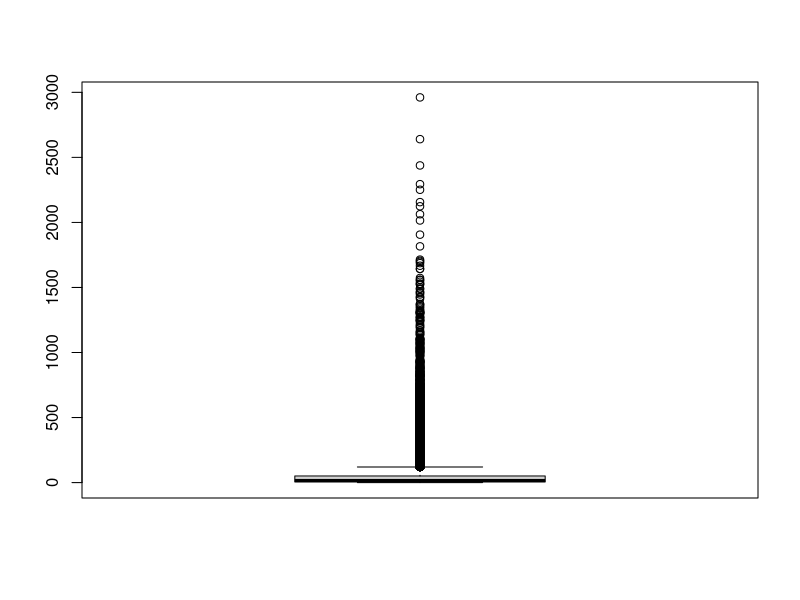
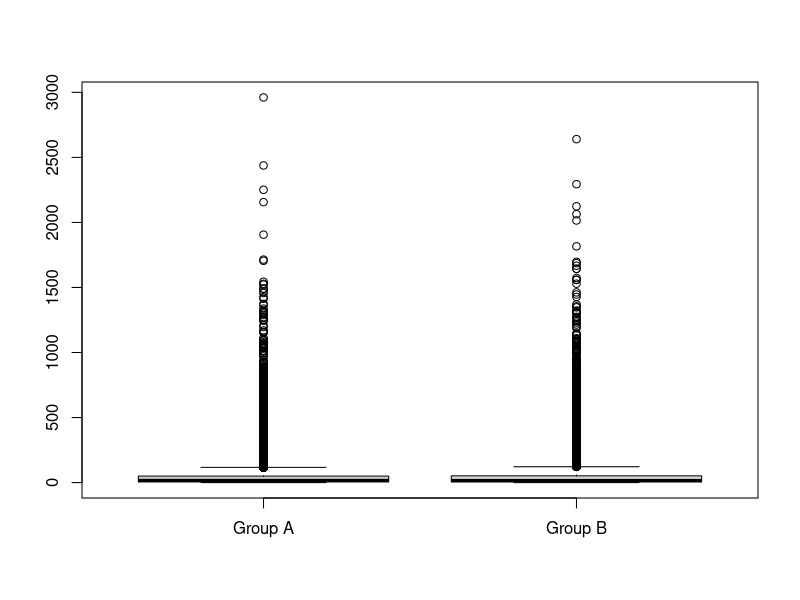
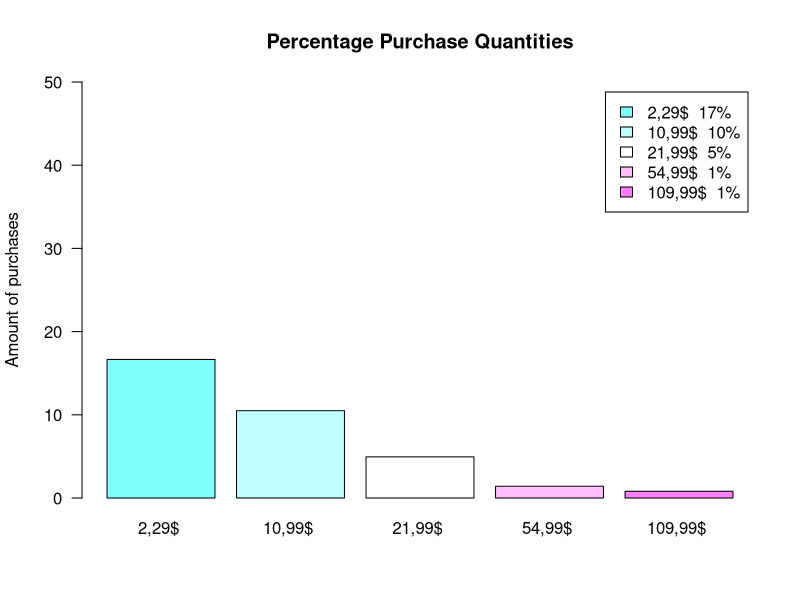
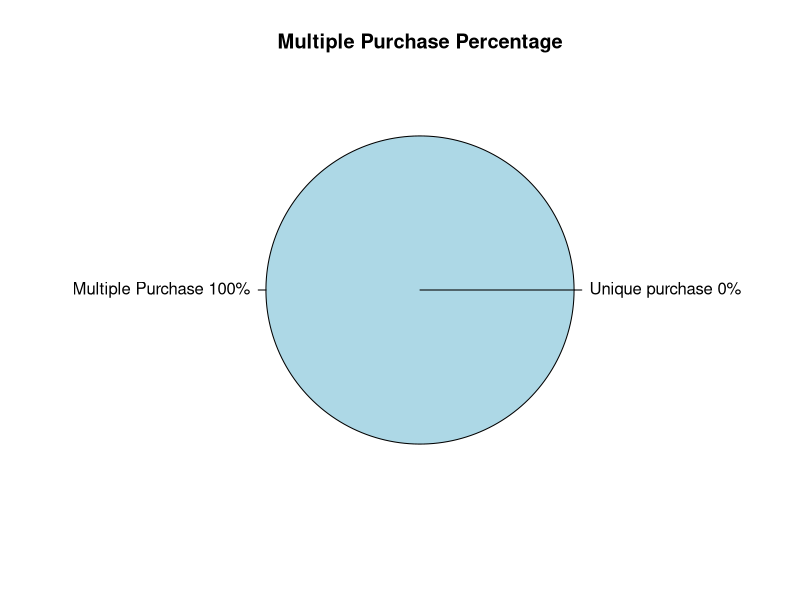
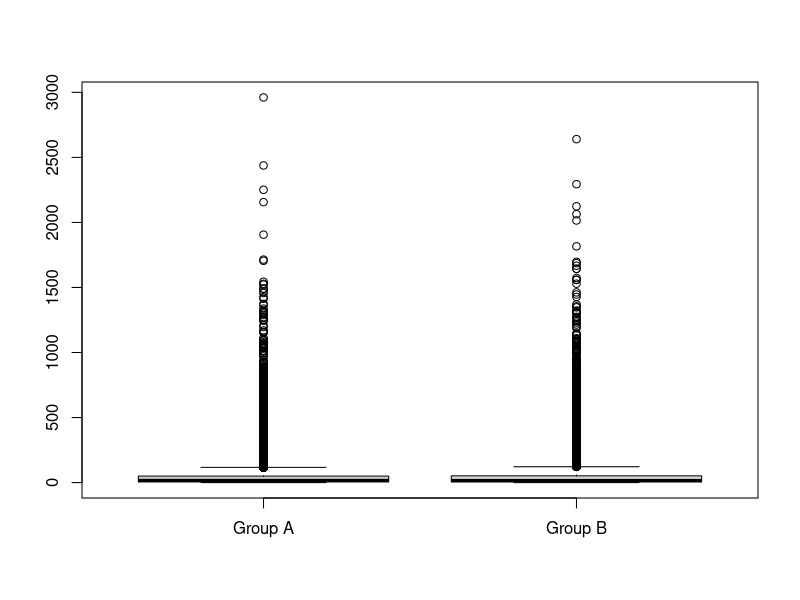
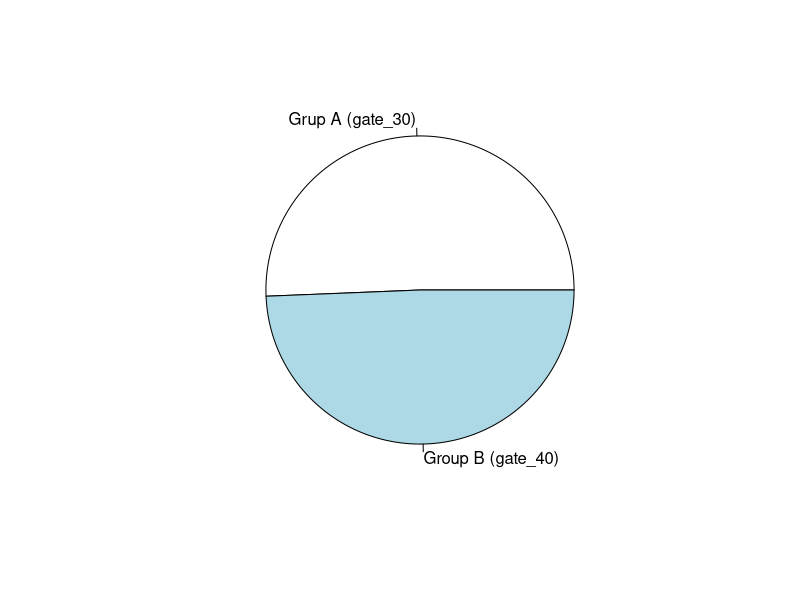
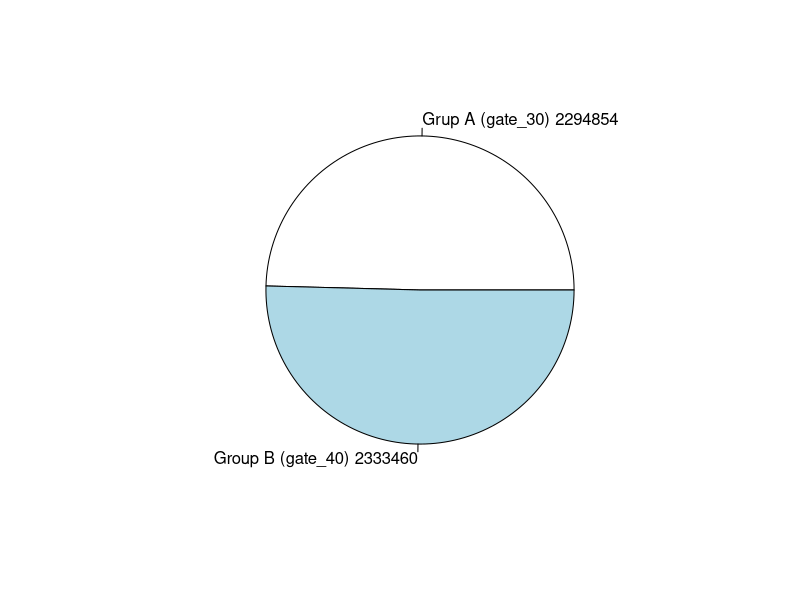
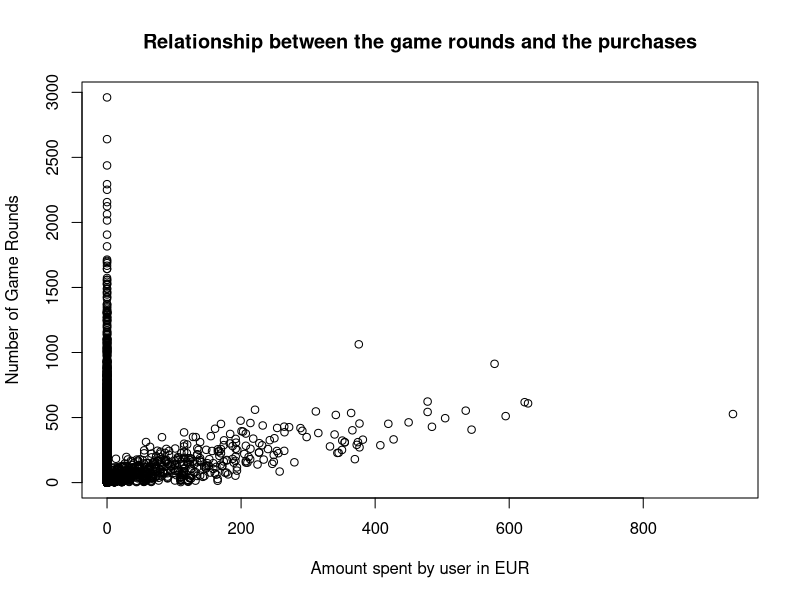

Here is the R script that generated these plots, in order:
## ---- chunk 1
knitr::opts_chunk$set(echo = TRUE)
## ---- chunk 2
  DS <- read.csv("cookie_cats_ABtest.csv", sep = ",")
  PR <- read.csv("cookie_cats_purch.csv", sep = ",")
  
  str(DS)
  str(PR)
## ---- chunk 3
  naUserid <- which(is.na(DS$userid)) ; naUserid
  DS <- DS[-naUserid, ]
## ---- chunk 4
  table(DS$retention_1)
  DS$retention_1[DS$retention_1 == "false "] = FALSE
  DS$retention_1[DS$retention_1 == "  true "] = TRUE
  table(DS$retention_1)
## ---- chunk 5
  DS <- DS[-which.max(DS$sum_gamerounds), ]
## ---- chunk 6
  inexistentValues <- which((PR$id %in% DS$userid) == FALSE) ; inexistentValues
  PR <- PR[-inexistentValues, ]
  which((PR$id %in% DS$userid) == FALSE)
## ---- chunk 7
  naPurch <- which(is.na(PR$purch)) ; naPurch
  PR <- PR[-naPurch, ]
## ---- chunk 8
  PR['purch'] <-  as.numeric(gsub("[a-zA-Z]","", PR$purch))
## ---- chunk 9
  PR$purch[PR$purch < 0] <- -(PR$purch[PR$purch < 0])
  unique(PR$purch)
## ---- chunk 10
  library(dplyr)

  PR.different.purch <- PR
  PR <- PR %>% group_by(id) %>%
  summarise(purch=sum(purch)) %>%
  as.data.frame()
## ---- chunk 11
  library(dplyr)
  merge.all <-merge(DS,PR,by.x="userid",by.y="id", all = TRUE)
  merge.all$purch[is.na(merge.all$purch)] <- 0
  
  merge.purch = merge(DS,PR,by.x="userid",by.y="id")
## ---- chunk 12
  nrow(DS)
## ---- chunk 13
  table(DS$version)
## ---- chunk 14
  boxplot(DS$sum_gamerounds)
  groupA <- DS$sum_gamerounds[DS$version == "gate_30"]
  groupB <- DS$sum_gamerounds[DS$version == "gate_40"]
  boxplot(groupA, groupB, names = c("Group A", "Group B"))
## ---- chunk 15
  activeUsersDay1 <- sum(DS$retention_1 == TRUE)
  totalUsers <- nrow(DS)
  percentageRetentionDay1 <- activeUsersDay1 * 100 / totalUsers
  paste(as.character(round(percentageRetentionDay1, 3)),"%")
## ---- chunk 16
  activeUsersDay7 <- sum(DS$retention_1 == TRUE & DS$retention_7 == TRUE)
  percentageRetentionDay7 <- activeUsersDay7 * 100 / totalUsers
  paste(as.character(round(percentageRetentionDay7, 3)),"%")
## ---- chunk 17
  non.playing.users <- sum(DS$retention_1 == FALSE & DS$retention_7 == FALSE) ; non.playing.users
## ---- chunk 18
  percentageNonPlayingUsers <- non.playing.users * 100 / totalUsers
  paste(as.character(round(percentageNonPlayingUsers, 2)),"%")
## ---- chunk 19
  num.users.DS <- nrow(DS)
  num.users.PR <- nrow(PR)

  purch.2.29 <- sum(length(PR$purch[PR$purch == "2.29"])) * 100 / num.users.PR 
  purch.10.99 <- sum(length(PR$purch[PR$purch == "10.99"])) * 100 / num.users.PR
  purch.21.99 <- sum(length(PR$purch[PR$purch == "21.99"])) * 100 / num.users.PR
  purch.54.99 <- sum(length(PR$purch[PR$purch == "54.99"])) * 100 / num.users.PR
  purch.109.99 <- sum(length(PR$purch[PR$purch == "109.99"])) * 100 / num.users.PR
  
  purch.quantities <- c(purch.2.29, purch.10.99, purch.21.99, purch.54.99, purch.109.99)
  
  myLables <- c("2,29$ ", "10,99$ ", "21,99$ ", "54,99$ ", "109,99$ ")
  myLables2 <- paste(round(purch.quantities),"%", sep = "")
  myLables2
  myLables3 <- paste(myLables, myLables2)
  
  barplot(purch.quantities, names = myLables, col = cm.colors(length(purch.quantities)), legend.text = myLables3, ylim = c(0, 50), main = "Percentage Purchase Quantities", ylab = "Amount of purchases", las = 1)
    
## ---- chunk 20
  repeated <- length(table(PR.different.purch$id)) ; repeated
  percentage.multiple.purchases <- repeated * 100 / num.users.PR
  pct.paying.users <- (num.users.PR-repeated) * 100 / num.users.PR ; pct.paying.users
  
  total.pct <- c(pct.paying.users, percentage.multiple.purchases)
  
  lable1 <- c("Unique purchase", "Multiple Purchase")
  lable2 <- paste(round(total.pct), "%", sep = "") ; lable2
  lable3 <- paste(lable1, lable2) ; lable3
  
  pie(c(pct.paying.users, percentage.multiple.purchases), lable3, main = "Multiple Purchase Percentage")
## ---- chunk 21
  mean <- mean(PR$purch); mean
  max <- max(PR$purch); max
  min <- min(PR$purch)
  
  top3.max.purchase <- round(sort(PR$purch, decreasing = TRUE),)[1:3]
## ---- chunk 22
  num.users.DS <- nrow(DS) ; num.users.DS
  num.users.PR <- length(table(PR)) ; num.users.PR
  
  PR.AND.DS.USERS <- sum(num.users.DS, num.users.PR)
  
  conversion.rate <- (num.users.PR / PR.AND.DS.USERS) * 100
  paste(as.character(round(conversion.rate, 2)), "%") ; conversion.rate

## ---- chunk 23
  total.revenue <- sum(PR$purch)
  ARPU <- total.revenue / PR.AND.DS.USERS

## ---- chunk 24
  ARPPU <- total.revenue / num.users.PR

## ---- chunk 25
  #d1 <- c(conversion.rate, ARPU, ARPPU)
  #knitr::kable(d1, format = "pipe", col.names = "Conversion Rate", "ARPU", "ARPPU")
  
  

## ---- chunk 26
 boxplot(groupA, groupB, names = c("Group A", "Group B"))
## ---- chunk 27
 GroupAtotalUsersRetention<-length(DS$userid[DS$retention_1=="TRUE" & DS$retention_7 =="TRUE" & DS$version == "gate_30"]) 
 GroupBtotalUsersRetention<-length(DS$userid[DS$retention_1=="TRUE" & DS$retention_7 =="TRUE" & DS$version == "gate_40"])
 totalUsersWithMaxRetention<- c(GroupAtotalUsersRetention,GroupBtotalUsersRetention)
 pie(totalUsersWithMaxRetention,labels=c("Grup A (gate_30)","Group B (gate_40)"))

## ---- chunk 28
 GroupASumGameRounds<-sum(DS$sum_gamerounds[ DS$version == "gate_30"]) 
 GroupBSumGameRounds<-sum(DS$sum_gamerounds[ DS$version == "gate_40"]) 

 gameRoundsVector<- c(GroupASumGameRounds,GroupBSumGameRounds)
 aTmp<-paste("Grup A (gate_30)",GroupASumGameRounds)
 bTmp<-paste("Group B (gate_40)",GroupBSumGameRounds)
 pie(gameRoundsVector,labels=c( aTmp, bTmp))

## ---- chunk 29
length(DS$userid[DS$version=="gate_30"])
length(DS$userid[DS$version=="gate_40"])
  #stdev <- sqrt(sum((dataset$A)^2) / (length(dataset$A)-1))
## ---- chunk 30
meanGroupA<- mean(DS$sum_gamerounds[DS$version=="gate_30"] )
meanGroupA
meanGroupB<- mean(DS$sum_gamerounds[DS$version=="gate_40"] )
meanGroupB
s1<-sd(DS$sum_gamerounds[DS$version=="gate_30"])
s2<-sd(DS$sum_gamerounds[DS$version=="gate_40"])

Tobs<-(meanGroupA-meanGroupB)/sqrt(s1^2/meanGroupA + s2^2/meanGroupB)
Tobs
  #stdev <- sqrt(sum((dataset$A)^2) / (length(dataset$A)-1))
degreesOfFredom<-(s1^2/meanGroupA + s2^2/meanGroupB)^2 /
  ( ((s1^2/meanGroupA)^2/meanGroupA-1) + ((s2^2/meanGroupB)^2/(meanGroupB-1) ))
degreesOfFredom
## ---- chunk 31
Talpha = qt ( 0.05, df=degreesOfFredom,lower.tail=FALSE )#sumGameRounds40-sumGameRounds30>0 creo
Talpha
## ---- chunk 32
h0CanBeRejected<-Tobs>Talpha
h0CanBeRejected
## ---- chunk 33
p<-pt(Tobs,df=degreesOfFredom,lower.tail=FALSE)
p
alpha <- 0.005
canRejectH0WithPvalue <- p<alpha
canRejectH0WithPvalue
## ---- chunk 34
  plot(merge.all$purch, merge.all$sum_gamerounds, ylab = "Number of Game Rounds", xlab = "Amount spent by user in EUR", main = "Relationship between the game rounds and the purchases")
## ---- chunk 35
  lm.all <- lm(purch ~ sum_gamerounds, merge.all)
  lm.all
  
  lm.just.purch <- lm(purch ~ sum_gamerounds, merge.purch)
  lm.just.purch
  
  plot(merge.all$sum_gamerounds, merge.all$purch, main = "lm.all")
  abline(lm.all)
  
  plot(merge.purch$sum_gamerounds, merge.purch$purch, main = "lm.just.purch")
  abline(lm.just.purch)
## ---- chunk 36
  summary(lm.all)
  summary(lm.just.purch)
## ---- chunk 37
  invest <- 50
  new.ds <- data.frame(sum_gamerounds=invest)
  prediction = predict(lm.just.purch, new.ds)
  prediction <- round(prediction, digits = 2)
  prediction
## ---- chunk 38
  simulation.gamerounds <- seq(from = 0, to = 1000, by = 50)
  new.ds <- data.frame(sum_gamerounds=simulation.gamerounds)
  simulation.purch <- predict(lm.just.purch, new.ds)
  simulation.purch <- round(simulation.purch, digits = 2)
  
  ds.simulation <- data.frame(simulation.gamerounds, simulation.purch)
  names(ds.simulation)[1] <- "Game Rounds"
  names(ds.simulation)[2] <- "Purch"
    
  knitr::kable(ds.simulation, "simple", align = "lccrr", caption = "Purch simulation from 0 until 1000 game rounds")
## ---- chunk 39
  plot(ds.simulation, ylab = "Purch (EUR)", xlab = "Number of Game Rounds", main = "Purch simulation from 0 until 1000 game rounds")
